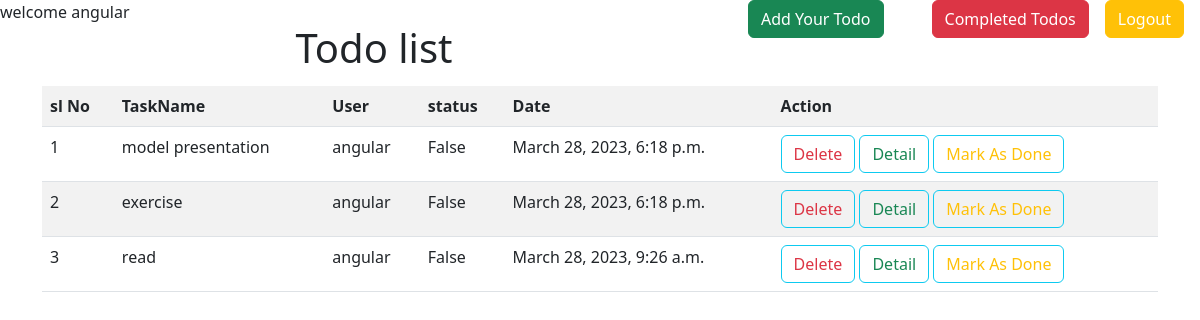
The app's page /todos/all/ (signed in) with its own data.
### tasks/models.py (models this page shows, shortened)
class Todo(models.Model):
    task_name=models.CharField(max_length=200)
    user=models.ForeignKey(User,on_delete=models.CASCADE)
    status=models.BooleanField(default=False)
    date=models.DateTimeField(auto_now_add=True)

### tasks/views.py (the view)
# urls.py: path("todos/all/",views.TodoListView.as_view(),name="todo-list"),
class TodoListView(View):
    def get(self,request,*args,**kw):
        qs=Todo.objects.filter(status=False,user=request.user).order_by("-date")
        return render(request,"todo-list.html",{"todos":qs})

### tasks/templates/todo-list.html (shortened to what this page needs)
<!DOCTYPE html>
<html lang="en">
<head>
    <link href="https://cdn.jsdelivr.net/npm/bootstrap@5.3.0-alpha1/dist/css/bootstrap.min.css" rel="stylesheet">
</head>
<body>
    welcome {{request.user}}
    <a href="{%url 'signout'%}"  class="btn btn-warning text-white me-3 mb-5" style="float: right;" >Logout</a>
    <a href="{%url 'todo-complete'%}" class="btn btn-danger text-white me-3 mb-5" style="float: right;" >Completed Todos</a>
    <a href="{%url 'todo-add'%}" class="btn btn-success text-white me-5 mb-5" style="float: right;" >Add Your Todo</a>
    <h1 class="text-center">Todo list</h1>
    <div class="container">
        <table class="table table-striped">
            <tr>
                <th>sl No</th>
                <th>TaskName</th>
                <th>User</th>
                <th>status</th>
                <th>Date</th>
                <th>Action</th>
            </tr>
            {%for t in todos%}
            <tr>
                <td>{{forloop.counter}}</td>
                <td>{{t.task_name}}</td>
                <td>{{t.user}}</td>
                <td>{{t.status}}</td>
                <td>{{t.date}}</td>
                <td>
                    <a href="{%url 'todo-delete' t.id%}" class="btn btn-outline-info text-danger">Delete</a>
                    <a href="{%url 'todo-detail' t.id%}" class="btn btn-outline-info text-success">Detail</a>
                    <a href="{%url 'todo-update' t.id%}" class="btn btn-outline-info text-warning">Mark As Done</a>
                </td>
            </tr>
            {%endfor%}
        </table>
    </div>
</body>
</html>

### records on screen
Todo: task_name "model presentation", user "angular", status "False", date "March 28, 2023, 6:18 p.m."
Todo: task_name "exercise", user "angular", status "False", date "March 28, 2023, 6:18 p.m."
Todo: task_name "read", user "angular", status "False", date "March 28, 2023, 9:26 a.m."

### other values on screen
{{ request.user }} "angular"
